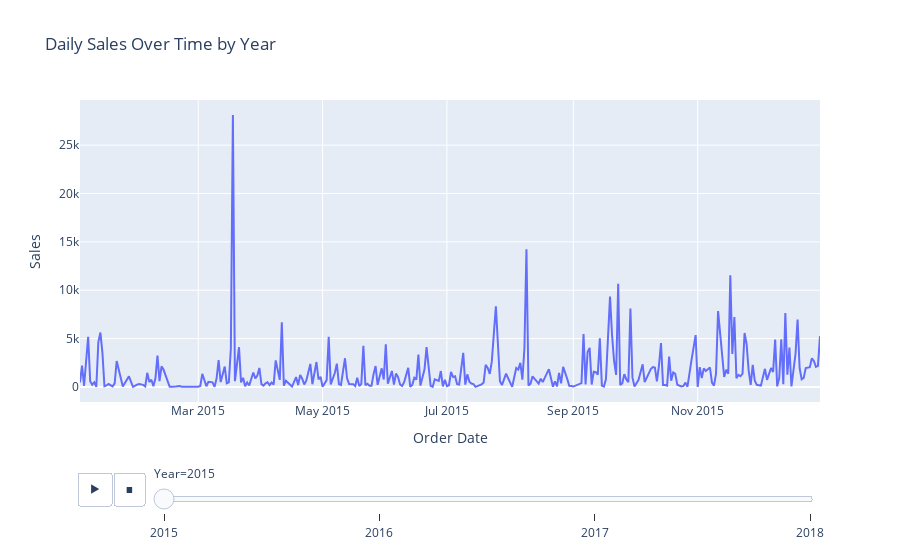

Source (notebook cell):
### Code cell
daily_sales = df.groupby('Order Date')['Sales'].sum().reset_index()
daily_sales.sort_values('Order Date', inplace=True)
daily_sales['Year'] = daily_sales['Order Date'].dt.year

fig = px.line(
    daily_sales,
    x='Order Date',
    y='Sales',
    animation_frame='Year',
    title='Daily Sales Over Time by Year'
)
fig.show()

### Figure 1 — Plotly figure (JSON) as saved in the notebook; plotly's stock layout.template omitted (floating-point values rounded to 4 significant figures; data arrays with more than 128 entries replaced by an {"elided": "..."} marker saying what was removed)
{"data": [{"hovertemplate": "Year=2015<br>Order Date=%{x}<br>Sales=%{y}<extra></extra>", "legendgroup": "", "line": {"color": "#636efa", "dash": "solid"}, "marker": {"symbol": "circle"}, "mode": "lines", "name": "", "orientation": "v", "showlegend": false, "type": "scatter", "x": {"elided": "302 str values"}, "xaxis": "x", "y": {"elided": "302 float values"}, "yaxis": "y"}], "layout": {"legend": {"tracegroupgap": 0}, "sliders": [{"active": 0, "currentvalue": {"prefix": "Year="}, "len": 0.9, "pad": {"b": 10, "t": 60}, "steps": [{"args": [["2015"], {"frame": {"duration": 0, "redraw": false}, "fromcurrent": true, "mode": "immediate", "transition": {"duration": 0, "easing": "linear"}}], "label": "2015", "method": "animate"}, {"args": [["2016"], {"frame": {"duration": 0, "redraw": false}, "fromcurrent": true, "mode": "immediate", "transition": {"duration": 0, "easing": "linear"}}], "label": "2016", "method": "animate"}, {"args": [["2017"], {"frame": {"duration": 0, "redraw": false}, "fromcurrent": true, "mode": "immediate", "transition": {"duration": 0, "easing": "linear"}}], "label": "2017", "method": "animate"}, {"args": [["2018"], {"frame": {"duration": 0, "redraw": false}, "fromcurrent": true, "mode": "immediate", "transition": {"duration": 0, "easing": "linear"}}], "label": "2018", "method": "animate"}], "x": 0.1, "xanchor": "left", "y": 0, "yanchor": "top"}], "title": {"text": "Daily Sales Over Time by Year"}, "updatemenus": [{"buttons": [{"args": [null, {"frame": {"duration": 500, "redraw": false}, "fromcurrent": true, "mode": "immediate", "transition": {"duration": 500, "easing": "linear"}}], "label": "&#9654;", "method": "animate"}, {"args": [[null], {"frame": {"duration": 0, "redraw": false}, "fromcurrent": true, "mode": "immediate", "transition": {"duration": 0, "easing": "linear"}}], "label": "&#9724;", "method": "animate"}], "direction": "left", "pad": {"r": 10, "t": 70}, "showactive": false, "type": "buttons", "x": 0.1, "xanchor": "right", "y": 0, "yanchor": "top"}], "xaxis": {"anchor": "y", "domain": [0, 1], "title": {"text": "Order Date"}}, "yaxis": {"anchor": "x", "domain": [0, 1], "title": {"text": "Sales"}}}}
